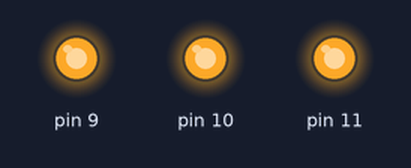
Bench run of a sketch on a simulated Arduino Uno, built with avr-gcc and run on an emulated ATmega328P. Parts: output pins drawn as LEDs (lit = HIGH).

Above: at 0.05 s.
Timing chart, 0 to 3.0 s (numbered marks = the images above):
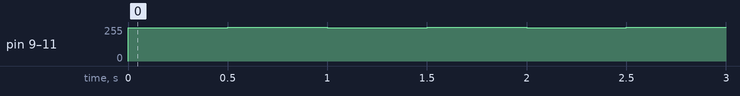

The sketch:

LEDglower.ino
```cpp
void setup() {
  // put your setup code here, to run once:
  pinMode(9, OUTPUT);
  pinMode(10, OUTPUT);
  pinMode(11, OUTPUT);
}

void loop() {
  // put your main code here, to run repeatedly:
  analogWrite(9, 250);
  analogWrite(10, 250);
  analogWrite(11, 250);
  delay(500);
  analogWrite(9, 255);
  analogWrite(10, 255);
  analogWrite(11, 255);
  delay(500);
}
```

Measured:
- by itself, pin 9–11: alternates 255/255 for 0.50 s and 250/255 for 0.50 s
